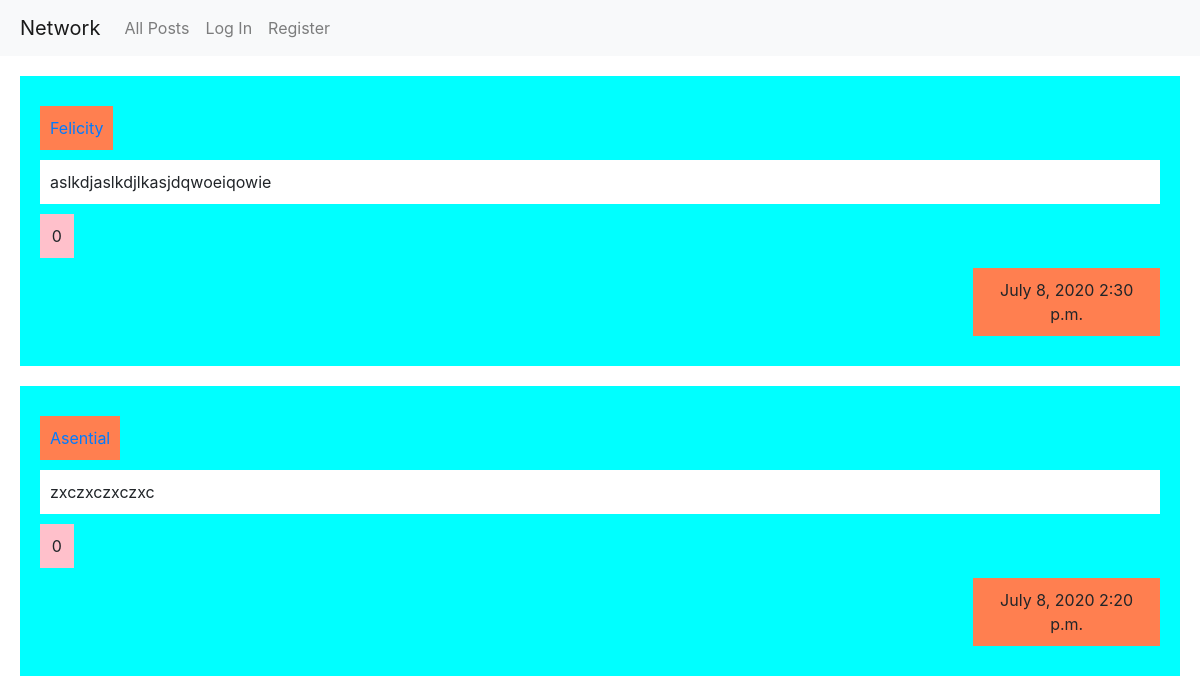
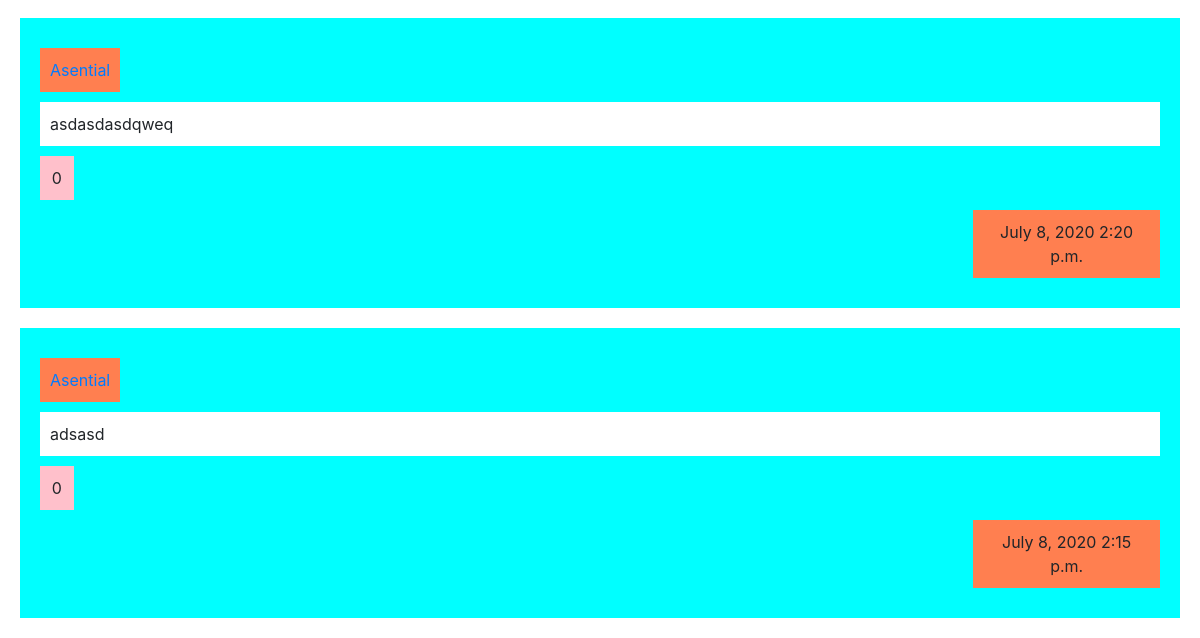
The app's page /, older data (2 pictures, top to bottom).
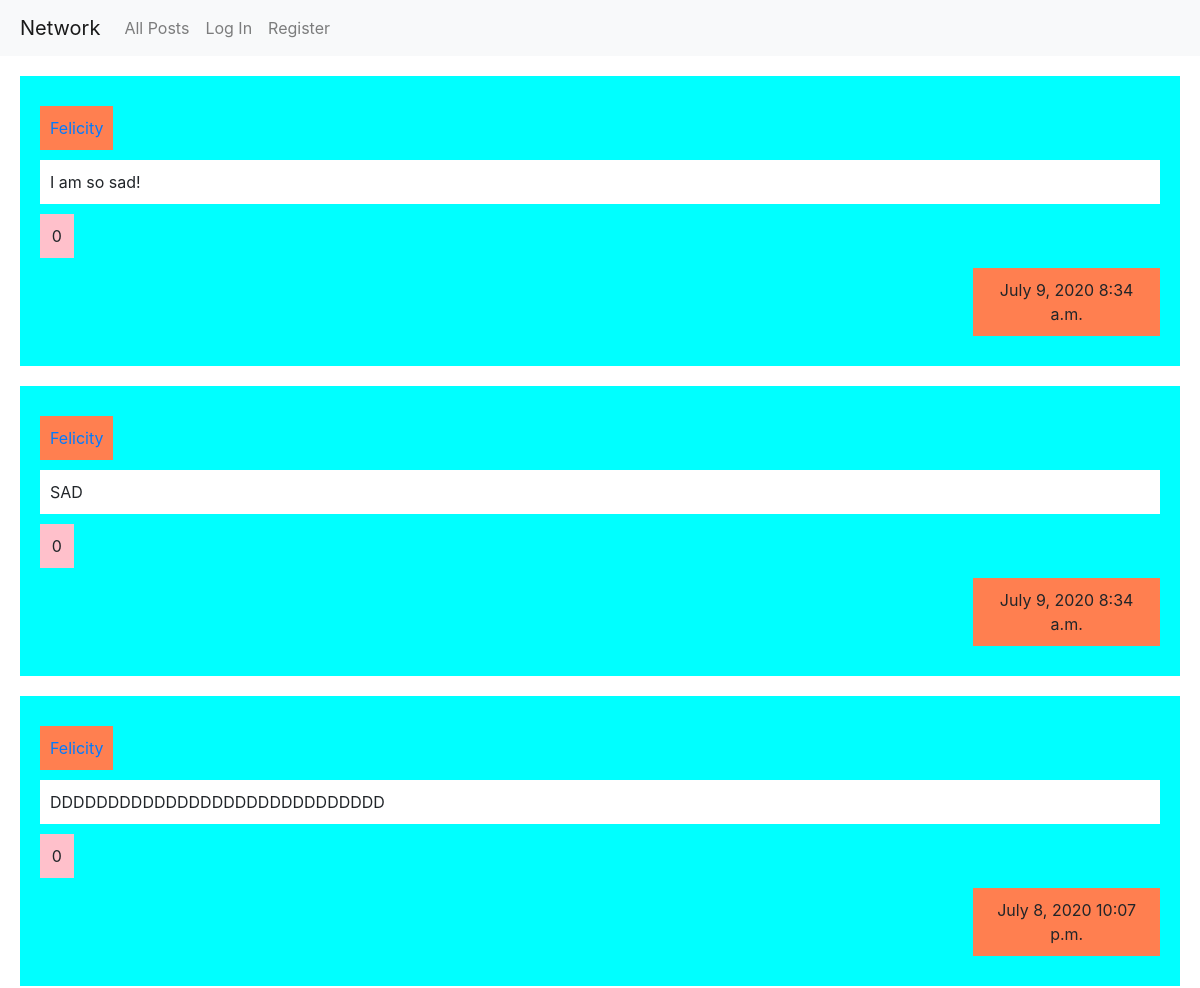
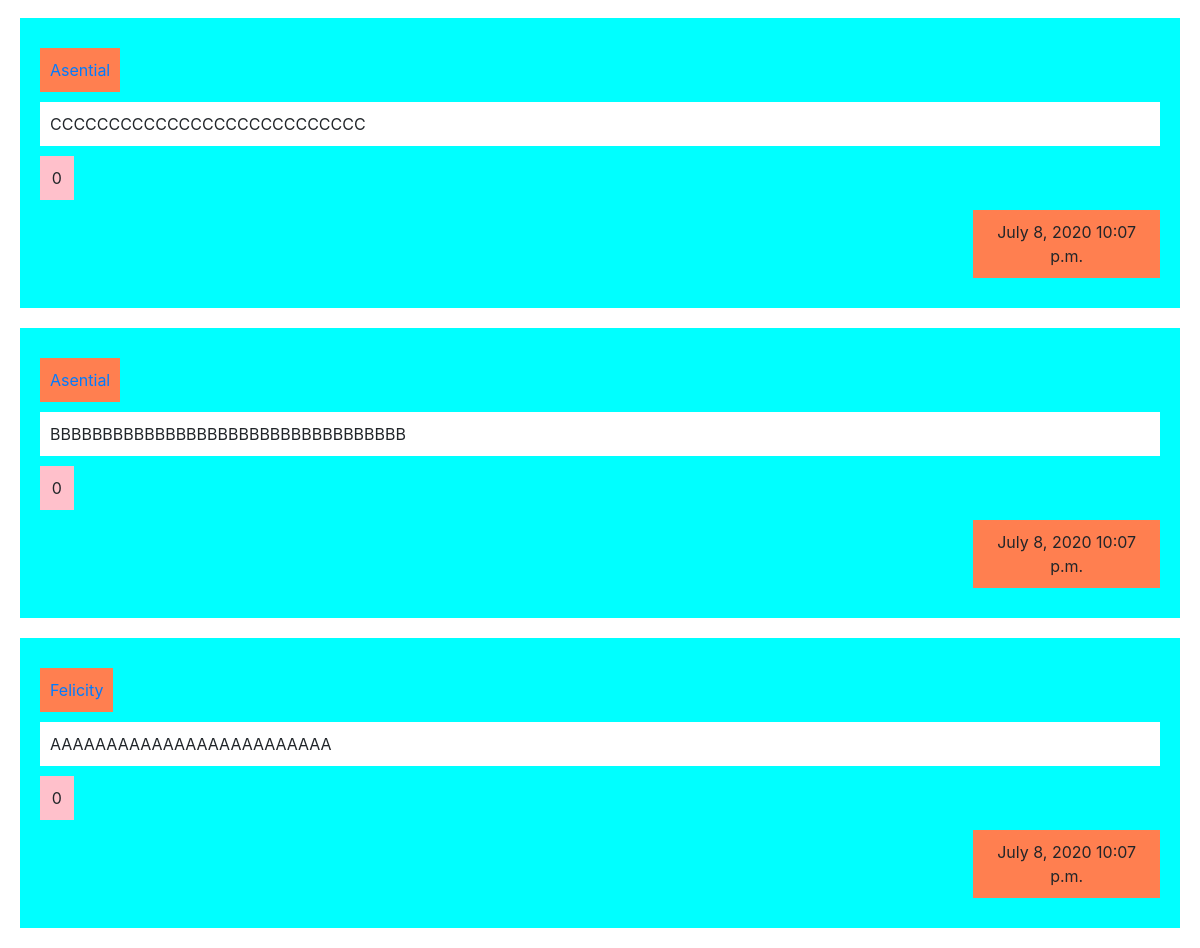
The same page, newer data (2 pictures, top to bottom).
### network/models.py (models this page shows, shortened)
class Post(models.Model):
    user = models.ForeignKey(User, on_delete=models.CASCADE)
    content = models.TextField(max_length=400)
    likes = models.IntegerField(default=0)
    date = models.DateField(auto_now=False, auto_now_add=True)
    time = models.TimeField(auto_now=False, auto_now_add=True)

class User(AbstractUser):
    pass

### network/views.py (the view, shortened to what this page needs)
# urls.py: path("", views.index, name="index"),
def index(request):
    posts = Post.objects.all().order_by('-id')
    return render(request, "network/index.html", {
        "posts": posts,
    })

### network/templates/network/index.html (shortened to what this page needs)
{% extends "network/layout.html" %}
{% block body %}
{% if user.is_authenticated %}
    {% for post in posts %}
        {% if post in liked %}
            <div class="post">
                <div class="user"><a href="{% url 'profile' post.user %}">{{post.user}}</a></div>
                <div class="content">{{post.content}}</div>
                <button class="dislike" id="{{post.id}}">{{post.likes}}</button>
                <f class="row">
                    <div class="col-10"></div>
                    <div class="timestamp col-2">{{post.date}} {{post.time}}</div>
                </f>
            </div>
        {% else %}
            <div class="post">
                <div class="user"><a href="{% url 'profile' post.user %}">{{post.user}}</a></div>
                <div class="content">{{post.content}}</div>
                <button class="like" id="{{post.id}}">{{post.likes}}</button>
                <f class="row">
                    <div class="col-10"></div>
                    <div class="timestamp col-2">{{post.date}} {{post.time}}</div>
                </f>
            </div>
        {% endif %}
    {% endfor %}
{% else %}
    {% for post in posts %}
        <div class="post">
            <div class="user"><a href="{% url 'profile' post.user %}">{{post.user}}</a></div>
            <div class="content">{{post.content}}</div>
            <div class="likes">{{post.likes}}</div>
            <f class="row">
                <div class="col-10"></div>
                <div class="timestamp col-2">{{post.date}} {{post.time}}</div>
            </f>
        </div>
    {% endfor %}
{% endif %}
{% endblock %}

Row changes from the older to the newer data that the page shows:
removed Post: user "Felicity", content "aslkdjaslkdjlkasjdqwoeiqowie", likes "0", date "July 8, 2020", time "2:30 p.m."
removed Post: user "Asential", content "zxczxczxczxc", likes "0", date "July 8, 2020", time "2:20 p.m."
removed Post: user "Asential", content "asdasdasdqweq", likes "0", date "July 8, 2020", time "2:20 p.m."
removed Post: user "Asential", content "adsasd", likes "0", date "July 8, 2020", time "2:15 p.m."
added Post: user "Felicity", content "I am so sad!", likes "0", date "July 9, 2020", time "8:34 a.m."
added Post: user "Felicity", content "SAD", likes "0", date "July 9, 2020", time "8:34 a.m."
added Post: user "Felicity", content "DDDDDDDDDDDDDDDDDDDDDDDDDDDDD", likes "0", date "July 8, 2020", time "10:07 p.m."
added Post: user "Asential", content "CCCCCCCCCCCCCCCCCCCCCCCCCCC", likes "0", date "July 8, 2020", time "10:07 p.m."
added Post: user "Asential", content "BBBBBBBBBBBBBBBBBBBBBBBBBBBBBBBBBB", likes "0", date "July 8, 2020", time "10:07 p.m."
added Post: user "Felicity", content "AAAAAAAAAAAAAAAAAAAAAAAAA", likes "0", date "July 8, 2020", time "10:07 p.m."
